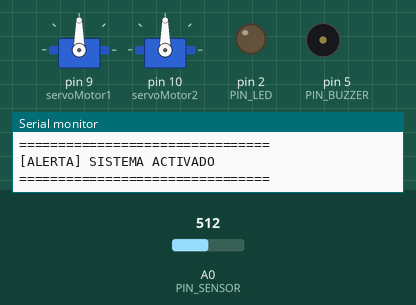
This sketch was run on a simulated Arduino Uno, built with avr-gcc and run on an emulated ATmega328P. On the bench: 2 × servo, output pins drawn as LEDs (lit = HIGH), buzzer (waves = sounding, pin HIGH), the last lines printed to the serial monitor. The inputs (shaded band) are chosen by the test bench; at power-on: A0 (PIN_SENSOR) = 512.

Above: at 1.2 s.
1.3 s: A0 (PIN_SENSOR) set to 639
4.3 s: A0 (PIN_SENSOR) set to 659
At 7.1 s:
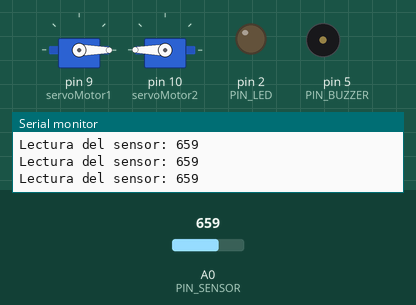
7.3 s: A0 (PIN_SENSOR) set to 614
9.6 s: A0 (PIN_SENSOR) set to 590
At 11.4 s:
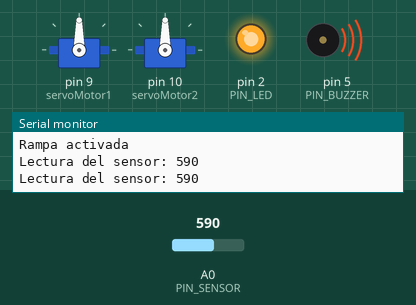
12.6 s: A0 (PIN_SENSOR) set to 716
At 15.4 s:
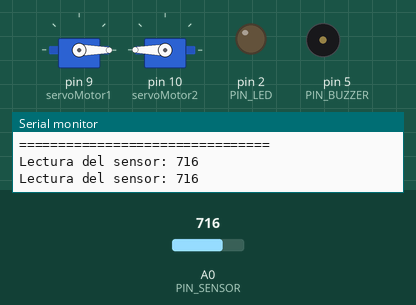
Timing chart, 0 to 16.6 s (numbered marks = the images above; inputs shaded):
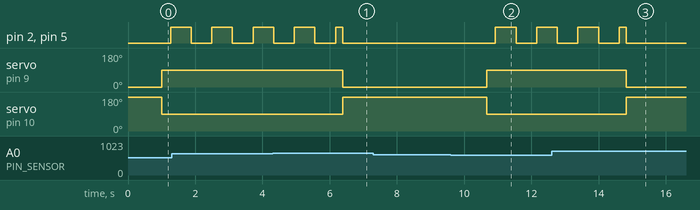

The sketch:

Codigo_proyecto_anti_inundaciones.ino
```cpp
/*
   Nombre:          Samuel Giraldo, Sara Hernández y Alejandro Camacho
   Fecha:           2026-06-03
   NombreEjercicio: Proyecto Sistema Anti inundaciones
   Observaciones:   El ensamble de la rampa y el motor servos
*/
#include <Servo.h>

// ==========================
// ALARMA POR LLUVIA - ARDUINO
// ==========================

// Pines
const int PIN_SENSOR = A0;
const int PIN_BUZZER = 5;
const int PIN_LED = 2;

// Servo
Servo servoMotor1;
Servo servoMotor2;

// ==========================
// CONFIGURACIÓN DEL SENSOR
// ==========================

// En seco: valores altos (~1023)
// Mojado: valores bajos (~0)

const int UMBRAL_LLUVIA_FUERTE = 600;
const int HISTERESIS = 50;

// ==========================
// TIEMPOS DEL SISTEMA
// ==========================

// Tiempo mínimo para activar alarma
const unsigned long TIEMPO_MIN_ALERTA = 1000;

// Tiempo mínimo para volver a reposo
const unsigned long TIEMPO_MIN_REPOSO = 2000;

// Intervalo de la sirena intermitente
const unsigned long INTERVALO_SIRENA = 500;

// ==========================
// VARIABLES DE CONTROL
// ==========================

// 0 = reposo
// 1 = alarma activa
int estadoAlarma = 0;

// Guarda tiempos usando millis()
unsigned long tiempoInicioLectura = 0;
unsigned long ultimoCambioSirena = 0;

// Estado ON/OFF de la sirena
bool estadoIntermitente = false;

// ==========================
// SETUP
// ==========================

void setup() {

  Serial.begin(9600);

  pinMode(PIN_BUZZER, OUTPUT);
  pinMode(PIN_LED, OUTPUT);

  digitalWrite(PIN_BUZZER, LOW);
  digitalWrite(PIN_LED, LOW);

  // Configuración del servo
  servoMotor1.attach(9);
  servoMotor2.attach(10);

  // Servo inicia en 0°
  servoMotor1.write(0);
  servoMotor2.write(180);

  Serial.println("=== SISTEMA ANTI - INUNDACIONES ACTIVADO ===");
}

// ==========================
// LOOP PRINCIPAL
// ==========================

void loop() {

  // Leer sensor
  int lectura = analogRead(PIN_SENSOR);

  // Mostrar lectura
  Serial.print("Lectura del sensor: ");
  Serial.println(lectura);

  // =====================================
  // ESTADO 0 -> REPOSO
  // =====================================

  if (estadoAlarma == 0) {

    // ¿Hay lluvia fuerte?
    if (lectura <= UMBRAL_LLUVIA_FUERTE) {

      // Guarda el instante inicial
      if (tiempoInicioLectura == 0) {
        tiempoInicioLectura = millis();
      }

      // ¿Lleva suficiente tiempo lloviendo?
      if (millis() - tiempoInicioLectura >= TIEMPO_MIN_ALERTA) {

        activarAlarma();

        tiempoInicioLectura = 0;
      }

    } else {

      // Reinicia contador
      tiempoInicioLectura = 0;
    }
  }

  // =====================================
  // ESTADO 1 -> ALARMA ACTIVA
  // =====================================

  else {

    // ==========================
    // EFECTO ALARMA INTERMITENTE
    // ==========================

    if (millis() - ultimoCambioSirena >= INTERVALO_SIRENA) {

      ultimoCambioSirena = millis();

      // Cambia TRUE/FALSE
      estadoIntermitente = !estadoIntermitente;

      // LED intermitente
      digitalWrite(PIN_LED, estadoIntermitente);

      // BUZZER ACTIVO intermitente
      digitalWrite(PIN_BUZZER, estadoIntermitente);

      // Mensajes constantes
      Serial.println("[ALERTA] ¡Mucha lluvia detectada!");
      Serial.println("Rampa activada");
    }

    // =====================================
    // VERIFICAR SI DEJÓ DE LLOVER
    // =====================================

    if (lectura >= (UMBRAL_LLUVIA_FUERTE + HISTERESIS)) {

      if (tiempoInicioLectura == 0) {
        tiempoInicioLectura = millis();
      }

      // ¿Ya pasó suficiente tiempo seco?
      if (millis() - tiempoInicioLectura >= TIEMPO_MIN_REPOSO) {

        desactivarAlarma();

        tiempoInicioLectura = 0;
      }

    } else {

      // Sigue lloviendo
      tiempoInicioLectura = 0;
    }
  }

  // Pequeña pausa de lectura
  delay(200);
}

// ==========================
// ACTIVAR ALARMA
// ==========================

void activarAlarma() {

  estadoAlarma = 1;

  // Mover servo
  servoMotor1.write(90);
  servoMotor2.write(90);
  Serial.println("================================");
  Serial.println("[ALERTA] SISTEMA ACTIVADO");
  Serial.println("================================");
}

// ==========================
// DESACTIVAR ALARMA
// ==========================

void desactivarAlarma() {

  estadoAlarma = 0;

  // Apagar LED y buzzer
  digitalWrite(PIN_LED, LOW);
  digitalWrite(PIN_BUZZER, LOW);

  // Reiniciar estados
  estadoIntermitente = false;

  // Regresar servo
  servoMotor1.write(0);
  servoMotor2.write(180);

  Serial.println("================================");
  Serial.println("[INFO] La lluvia ha cesado");
  Serial.println("Rampa desactivada");
  Serial.println("================================");
}
```

Measured:
- the behaviour switches between 649 and 650 on A0 (PIN_SENSOR) (found by bisection; images 0 and 1)
- the behaviour switches between 601 and 600 on A0 (PIN_SENSOR) (found by bisection; images 1 and 2)
- after the input at 4.3 s, servo on pin 9 (servoMotor1): 90° → 0° after 2.1 s; servo on pin 10 (servoMotor2): 90° → 180° after 2.1 s
- after the input at 9.6 s, pin 2 (PIN_LED), pin 5 (PIN_BUZZER): LOW → HIGH after 1.3 s, → LOW 0.61 s later, → HIGH 0.61 s later; servo on pin 9 (servoMotor1): 0° → 90° after 1.1 s; servo on pin 10 (servoMotor2): 180° → 90° after 1.1 s
- after the input at 12.6 s, servo on pin 9 (servoMotor1): 90° → 0° after 2.2 s; servo on pin 10 (servoMotor2): 90° → 180° after 2.2 s
